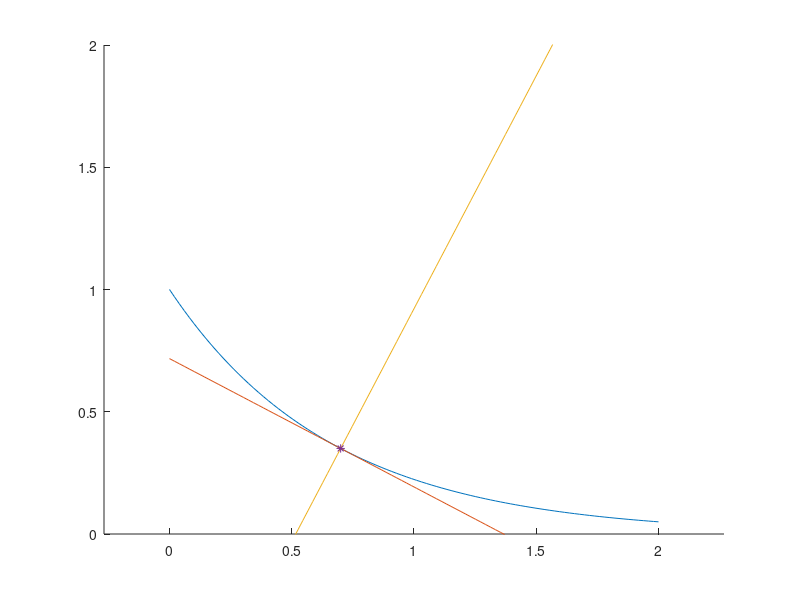

This chart was generated by the following MATLAB code:
hold on;
axis equal;

X = linspace(0, 2, 100);

mu = -1.5;
x0 = 0.7;

f = @(x) exp(mu * x);
df = @(x) mu * exp(mu * x);

# function
plot(X, f(X));

# tangent
plot(X, df(x0)*(X - x0) + f(x0));

# normal
plot(X, f(x0) - 1/df(x0)*(X - x0));

# x0 dot
plot(x0, f(x0), "*");

ylim([0, 2]);
